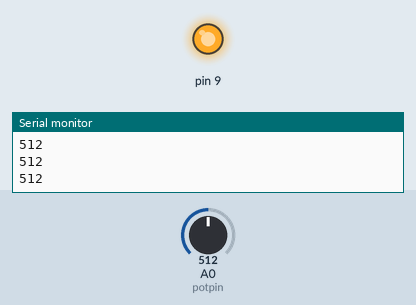
Recording of a sketch running on a simulated Arduino Uno, built with avr-gcc and run on an emulated ATmega328P. On the bench: output pins drawn as LEDs (lit = HIGH), the last lines printed to the serial monitor. Inputs (shaded band) come from the test bench; at power-on: A0 (potpin) = 512.

Above: at 1.2 s.
1.3 s: A0 (potpin) set to 122
At 2.1 s:
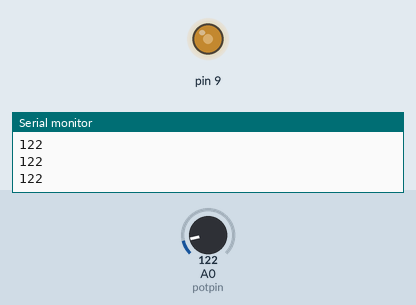
2.8 s: A0 (potpin) set to 0
At 3.7 s:
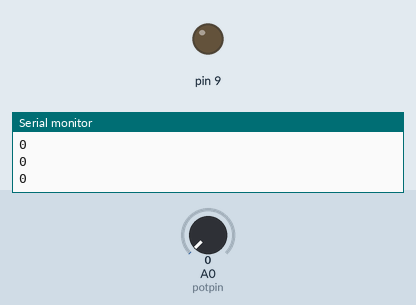
4.3 s: A0 (potpin) set to 306
At 5.4 s:
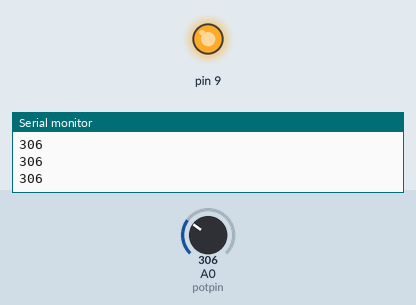
Timing chart, 0 to 7.3 s (numbered marks = the images above; inputs shaded):
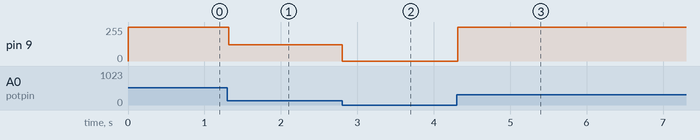

The sketch:

sketch_oct19c.ino
```cpp
int potpin = 0;
void setup() {
  // put your setup code here, to run once:
  Serial.begin(9600);
  pinMode(9,OUTPUT);
}

void loop() {
  // put your main code here, to run repeatedly:
  int bright = 0;
  bright = analogRead(potpin);
  analogWrite(9,bright);
  Serial.println(bright);
  delay(20);
}
```

Measured:
- after the input at 1.3 s, pin 9: 255/255 → 122/255 at once
- after the input at 2.8 s, pin 9: 122/255 → 0/255 at once
- after the input at 4.3 s, pin 9: 0/255 → 255/255 at once
